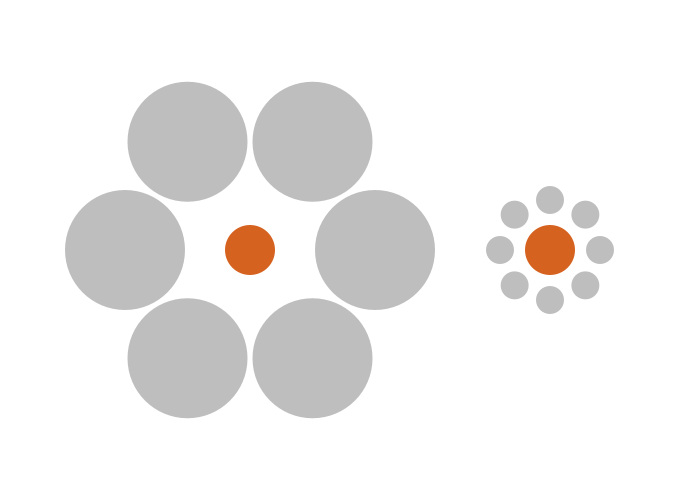
Frame 1 (no input)
Frame 60 (the mouse pressed at the canvas centre just before this capture): identical to frame 1, image omitted
Frame 120 (the mouse held since frame 60 and released just before this capture): identical to frame 1, image omitted

The Processing sketch that drew this single still picture (run headless with seeded random() and noise(); from frame 60 on, the mouse is pressed at the canvas centre):

// Processing sketch: Ebbinghaus
// ── Ebbinghaus.pde
/*
 Ebbinghaus Illusion
 Author: Hermann Ebbinghaus, 1890
 Tags: Ebbinghaus Illusion, Titchener illusion
*/

boolean active = true;

void setup() {
  size(700, 500);
  background(255, 255, 255);
}

void draw() {
  ebbinghaus(250, 250, 550, 250, 50);
}

// Turn off illusion by clicking on it.
void mouseClicked() {
    active = !active;
}

// Draw the Ebbinghaus illusion. The input parameters are the two centers of the 
// circles and the radius.
void ebbinghaus(int x1, int y1, int x2, int y2, int r) {
  background(255);
  noStroke();
  pushStyle(); // orange circles
  fill(214, 98, 32); 
  ellipse(x1, y1, r, r);
  ellipse(x2, y2, r, r);
  popStyle();
  pushStyle(); // gray circles
  fill(190);
  paintCircles(x1, y1, 250, 6, 120);
  paintCircles(x2, y2, 100, 8, 28);
  popStyle();
  if (!active) {
    pushStyle(); // lines to turn off the illusion.
    stroke(13, 30, 188);
    line(0, x1-r/2, width, x1-r/2);
    line(0, x1+r/2, width, x1+r/2);
    popStyle();
  }
}

// This function paints n circles of radius r2 separated equally 
// throughout a given circumference.
void paintCircles(float x, float y, float r, int n, float r2) {
  for (int i = 0; i < n; i++) {
    float xi = r/2 * cos(i*2*PI/n);
    float yi = r/2 * sin(i*2*PI/n);
    ellipse(x + xi, y + yi, r2, r2);
  }
}
